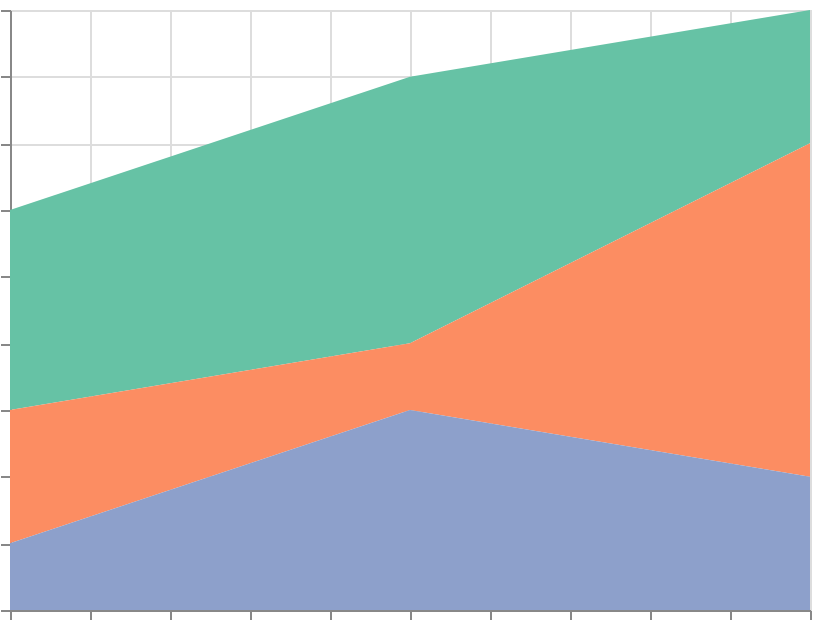

This figure's Vega-Lite source:
### Vega-Lite specification from a JSON file in a GitHub repository (floating-point values rounded to 4 significant figures)
{"$schema": "https://vega.github.io/schema/vega-lite/v6.json", "width": 400, "height": 300, "padding": 5, "autosize": "none", "data": {"name": "table", "values": [{"x": 1, "y": 3, "cat": "A"}, {"x": 2, "y": 4, "cat": "A"}, {"x": 3, "y": 2, "cat": "A"}, {"x": 1, "y": 2, "cat": "B"}, {"x": 2, "y": 1, "cat": "B"}, {"x": 3, "y": 5, "cat": "B"}, {"x": 1, "y": 1, "cat": "C"}, {"x": 2, "y": 3, "cat": "C"}, {"x": 3, "y": 2, "cat": "C"}]}, "mark": "area", "encoding": {"x": {"field": "x", "type": "quantitative"}, "y": {"field": "y", "type": "quantitative"}, "color": {"field": "cat", "type": "nominal", "scale": {"scheme": "set2"}}}}
